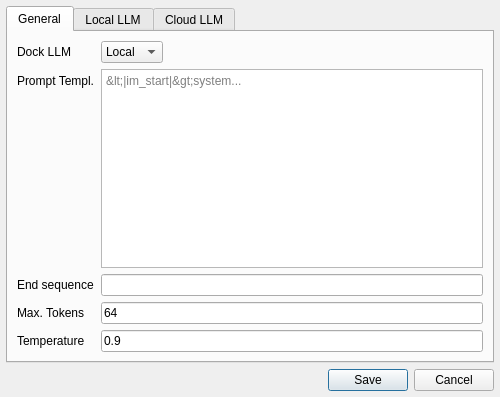
<?xml version="1.0" encoding="UTF-8"?>
<ui version="4.0">
 <class>SettingsDialog</class>
 <widget class="QDialog" name="SettingsDialog">
  <property name="geometry">
   <rect>
    <x>0</x>
    <y>0</y>
    <width>500</width>
    <height>397</height>
   </rect>
  </property>
  <property name="minimumSize">
   <size>
    <width>500</width>
    <height>0</height>
   </size>
  </property>
  <property name="windowTitle">
   <string>BrAIn Settings</string>
  </property>
  <property name="modal">
   <bool>true</bool>
  </property>
  <layout class="QVBoxLayout" name="verticalLayout">
   <property name="spacing">
    <number>6</number>
   </property>
   <property name="leftMargin">
    <number>6</number>
   </property>
   <property name="topMargin">
    <number>6</number>
   </property>
   <property name="rightMargin">
    <number>6</number>
   </property>
   <property name="bottomMargin">
    <number>6</number>
   </property>
   <item>
    <widget class="QTabWidget" name="tabWidget">
     <property name="currentIndex">
      <number>0</number>
     </property>
     <widget class="QWidget" name="tab">
      <attribute name="title">
       <string>General</string>
      </attribute>
      <layout class="QFormLayout" name="formLayout">
       <property name="fieldGrowthPolicy">
        <enum>QFormLayout::ExpandingFieldsGrow</enum>
       </property>
       <property name="formAlignment">
        <set>Qt::AlignCenter</set>
       </property>
       <item row="1" column="0">
        <widget class="QLabel" name="label">
         <property name="text">
          <string>Dock LLM</string>
         </property>
        </widget>
       </item>
       <item row="1" column="1">
        <widget class="QComboBox" name="dockLLM">
         <property name="frame">
          <bool>true</bool>
         </property>
         <item>
          <property name="text">
           <string>Local</string>
          </property>
         </item>
         <item>
          <property name="text">
           <string>Cloud</string>
          </property>
         </item>
        </widget>
       </item>
       <item row="2" column="0">
        <widget class="QLabel" name="label_2">
         <property name="text">
          <string>Prompt Templ.</string>
         </property>
        </widget>
       </item>
       <item row="4" column="0">
        <widget class="QLabel" name="label_3">
         <property name="text">
          <string>Max. Tokens</string>
         </property>
        </widget>
       </item>
       <item row="4" column="1">
        <widget class="QLineEdit" name="maxTokens">
         <property name="text">
          <string>64</string>
         </property>
        </widget>
       </item>
       <item row="5" column="0">
        <widget class="QLabel" name="label_4">
         <property name="text">
          <string>Temperature</string>
         </property>
        </widget>
       </item>
       <item row="5" column="1">
        <widget class="QLineEdit" name="temperature">
         <property name="text">
          <string>0.9</string>
         </property>
        </widget>
       </item>
       <item row="2" column="1">
        <widget class="QTextEdit" name="sysPrompt">
         <property name="placeholderText">
          <string>&lt;|im_start|&gt;system...</string>
         </property>
        </widget>
       </item>
       <item row="3" column="0">
        <widget class="QLabel" name="label_8">
         <property name="text">
          <string>End sequence</string>
         </property>
        </widget>
       </item>
       <item row="3" column="1">
        <widget class="QLineEdit" name="endSeq"/>
       </item>
      </layout>
     </widget>
     <widget class="QWidget" name="tab_2">
      <attribute name="title">
       <string>Local LLM</string>
      </attribute>
      <layout class="QFormLayout" name="formLayout_2">
       <item row="0" column="0">
        <widget class="QLabel" name="label_5">
         <property name="text">
          <string>LLM File</string>
         </property>
        </widget>
       </item>
       <item row="0" column="1">
        <widget class="QWidget" name="widget" native="true">
         <layout class="QHBoxLayout" name="horizontalLayout">
          <property name="spacing">
           <number>2</number>
          </property>
          <property name="leftMargin">
           <number>0</number>
          </property>
          <property name="topMargin">
           <number>0</number>
          </property>
          <property name="rightMargin">
           <number>0</number>
          </property>
          <property name="bottomMargin">
           <number>0</number>
          </property>
          <item>
           <widget class="QLineEdit" name="localLlmPath">
            <property name="placeholderText">
             <string>.gguf</string>
            </property>
           </widget>
          </item>
          <item>
           <widget class="QPushButton" name="localLlmPathButton">
            <property name="text">
             <string>...</string>
            </property>
           </widget>
          </item>
         </layout>
        </widget>
       </item>
      </layout>
     </widget>
     <widget class="QWidget" name="tab_3">
      <attribute name="title">
       <string>Cloud LLM</string>
      </attribute>
      <layout class="QFormLayout" name="formLayout_3">
       <item row="0" column="0">
        <widget class="QLabel" name="label_6">
         <property name="text">
          <string>OpenAI API Key</string>
         </property>
        </widget>
       </item>
       <item row="0" column="1">
        <widget class="QLineEdit" name="apiKey">
         <property name="echoMode">
          <enum>QLineEdit::Password</enum>
         </property>
         <property name="placeholderText">
          <string>sk-...</string>
         </property>
        </widget>
       </item>
       <item row="1" column="0">
        <widget class="QLabel" name="label_7">
         <property name="text">
          <string>Model</string>
         </property>
        </widget>
       </item>
       <item row="1" column="1">
        <widget class="QLineEdit" name="apiModel">
         <property name="text">
          <string>gpt-3.5-turbo</string>
         </property>
        </widget>
       </item>
      </layout>
     </widget>
    </widget>
   </item>
   <item>
    <widget class="QDialogButtonBox" name="buttonBox">
     <property name="orientation">
      <enum>Qt::Horizontal</enum>
     </property>
     <property name="standardButtons">
      <set>QDialogButtonBox::Cancel|QDialogButtonBox::Save</set>
     </property>
    </widget>
   </item>
  </layout>
 </widget>
 <resources/>
 <connections>
  <connection>
   <sender>buttonBox</sender>
   <signal>accepted()</signal>
   <receiver>SettingsDialog</receiver>
   <slot>accept()</slot>
   <hints>
    <hint type="sourcelabel">
     <x>248</x>
     <y>254</y>
    </hint>
    <hint type="destinationlabel">
     <x>157</x>
     <y>274</y>
    </hint>
   </hints>
  </connection>
  <connection>
   <sender>buttonBox</sender>
   <signal>rejected()</signal>
   <receiver>SettingsDialog</receiver>
   <slot>reject()</slot>
   <hints>
    <hint type="sourcelabel">
     <x>316</x>
     <y>260</y>
    </hint>
    <hint type="destinationlabel">
     <x>286</x>
     <y>274</y>
    </hint>
   </hints>
  </connection>
 </connections>
</ui>
